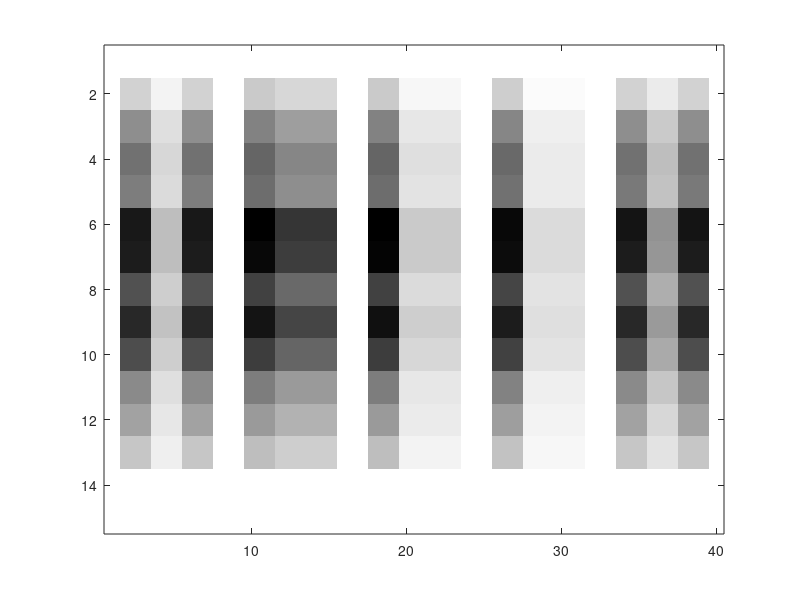
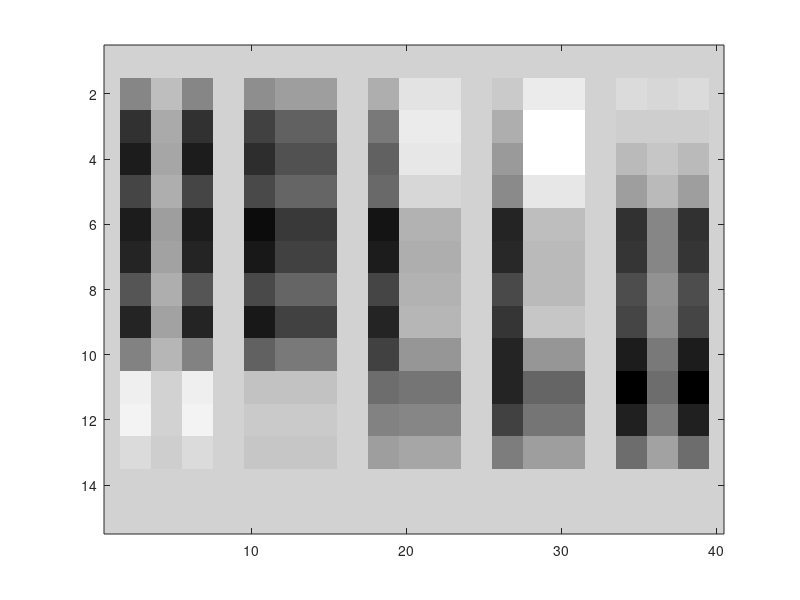
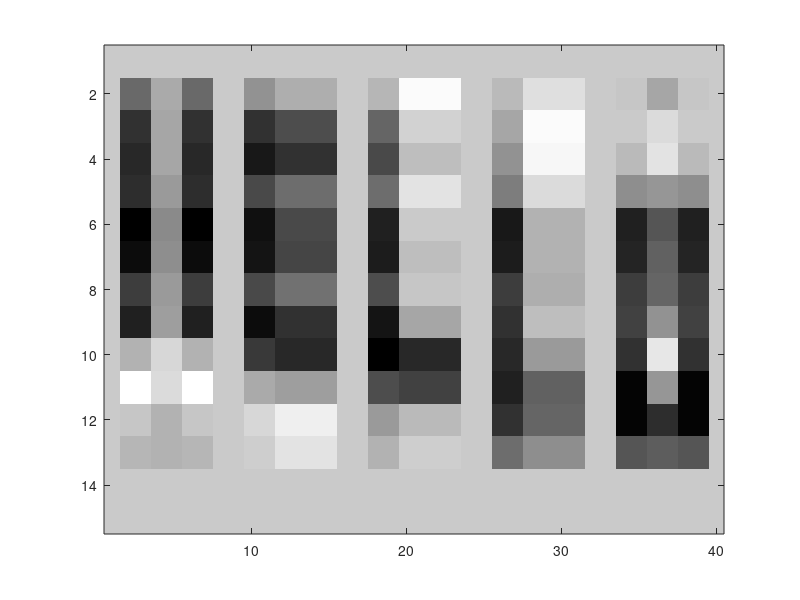
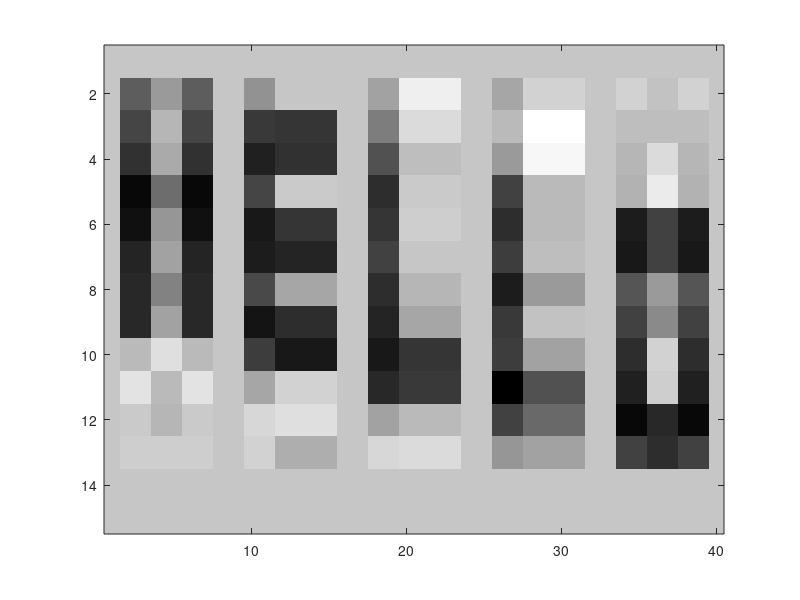

Write the MATLAB code that produced these figures, in order.
A = importdata("Hello_Mat.mat");
%<-- A peak at the singular values of S -->
v = svd(A);
display(v);
figure 
plot(v);
figure;
semilogy(v); % The mathematical rank of A is 12
%<-- Get U, V for the SVD of A -->
figure;
[U, S, V] = svd(A);
%<-- Approximations of A -->
[x1, x2] = size(A);
A_k = zeros(x1, x2, 12); % 12 is the rank computed above
S_k = zeros(x1, x2); 
str = 'Graph_for_A_';
for i = 1: 12
    S_k(i, i) = v(i);
    A_k(:, :, i) = U * S_k * V';
    % the following saves the results of the picture
    imagesc(A_k(:, :, i));
    colormap(flipud(gray));
    saveas(gcf, strcat(str, int2str(i), '.png'));
end